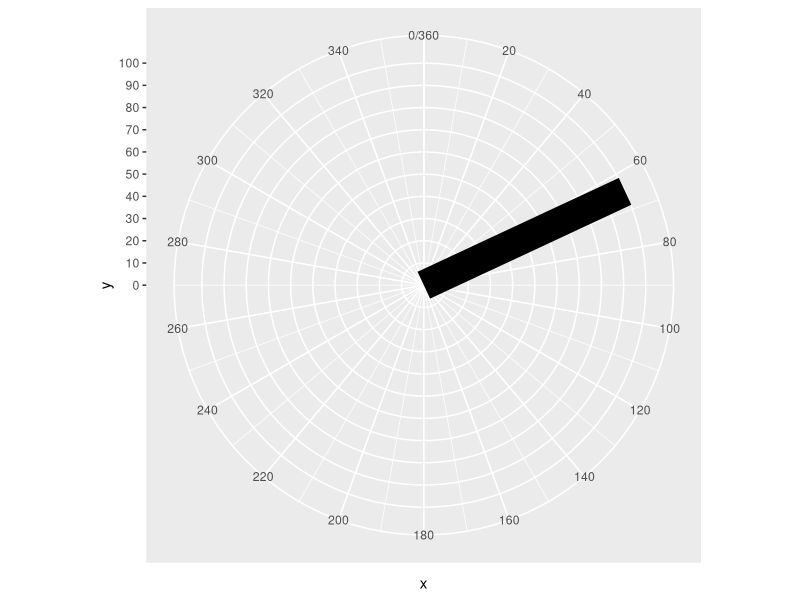
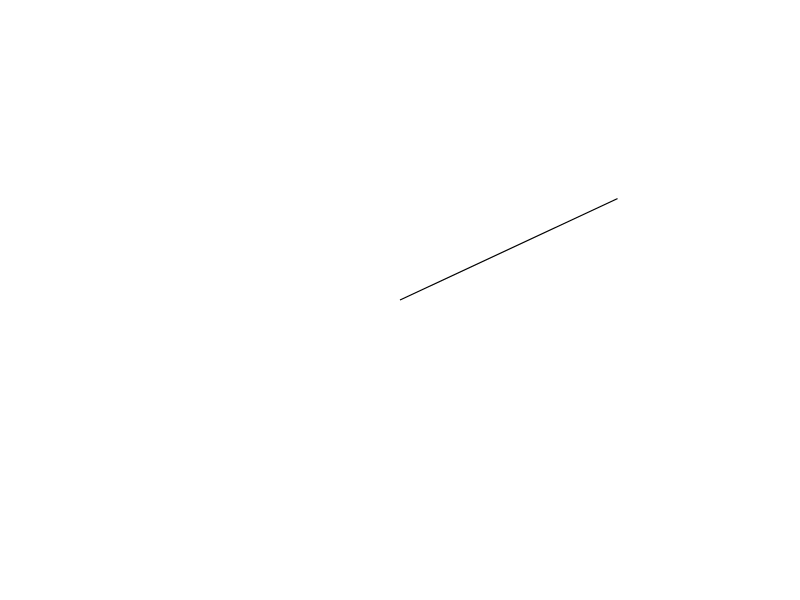
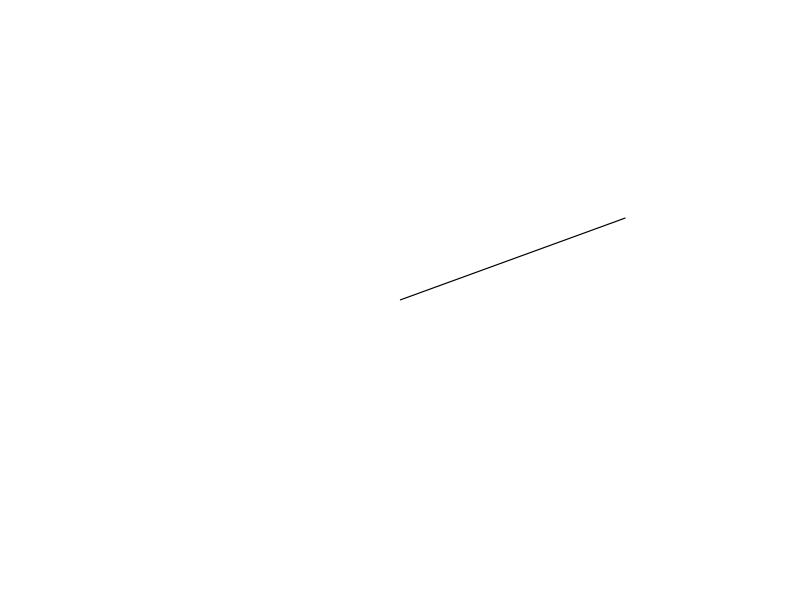
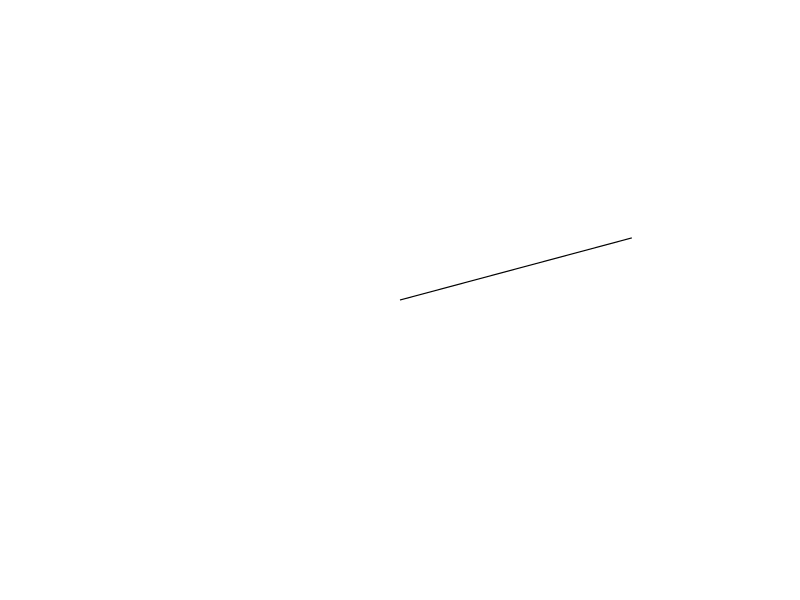
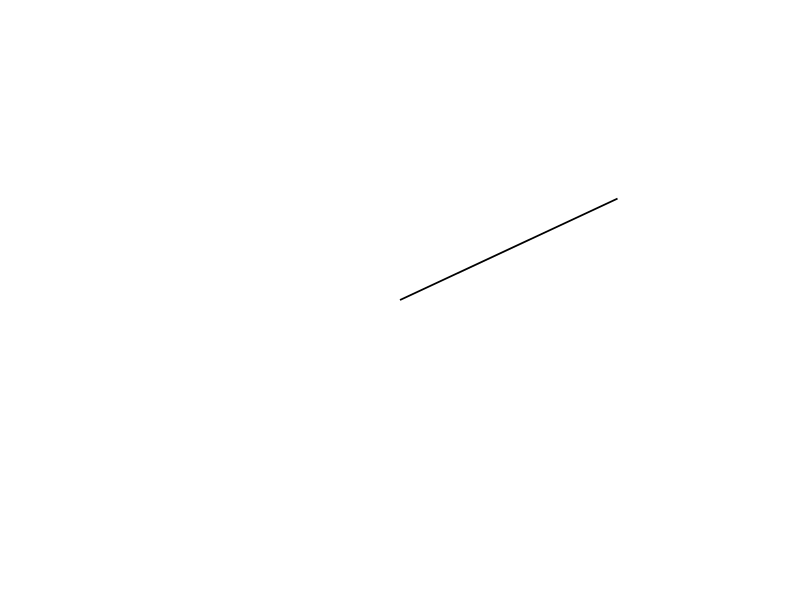
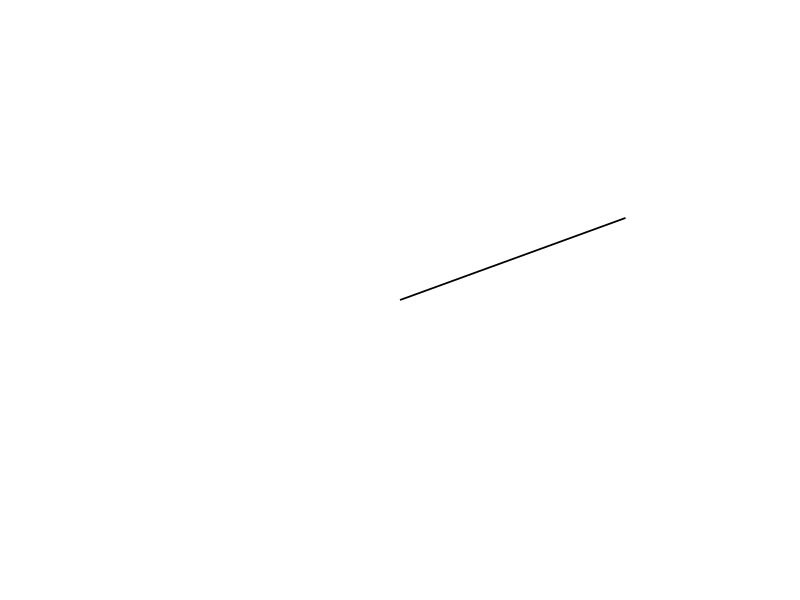
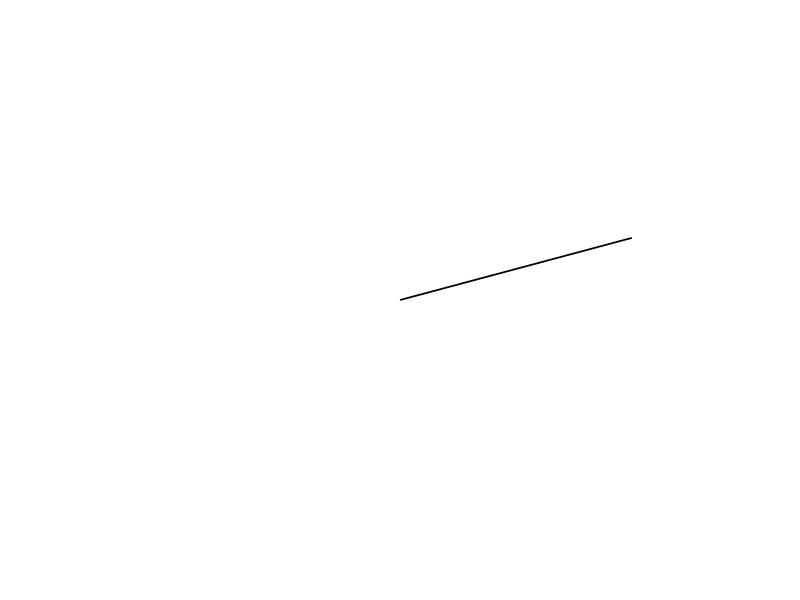
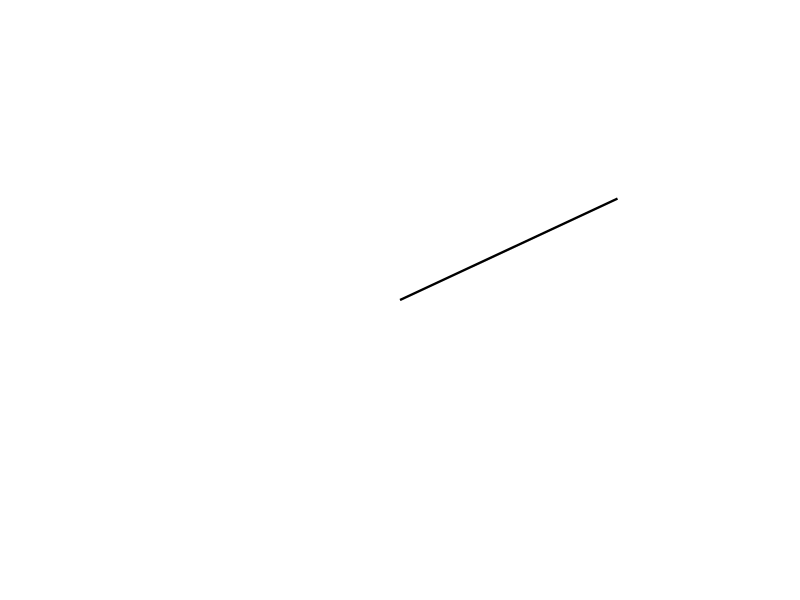

Write R code to recreate these figures, in order. (Note: this script raises an error after producing the figures.)
library(tidyverse)
#install.packages("dplyr")
library(glue)

setwd(dirname(rstudioapi::getActiveDocumentContext()$path))

# coord_radar -------------------------------------------------------------
# See https://stackoverflow.com/questions/42562128/ggplot2-connecting-points-in-polar-coordinates-with-a-straight-line-2
coord_radar <- function (theta = "x", start = 0, direction = 1) {
  theta <- match.arg(theta, c("x", "y"))
  r <- if (theta == "x") "y" else "x"
  ggproto("CordRadar", CoordPolar, theta = theta, r = r, start = start, 
          direction = sign(direction),
          is_linear = function(coord) TRUE)
}

size <- 10
x1 <- 0
x2 <- 65
y1 <- 0
y2 <- 100

ggplot() +
  geom_line(data = data.frame(x = c(x1, x2), y = c(y1, y2)),
            aes(x = x, y = y), size = size) +
  scale_x_continuous(limits = c(0, 360), breaks = seq(0, 360, by = 20)) +
  scale_y_continuous(limits = c(0, 100), breaks = seq(0, 100, by = 10)) +
  coord_radar() #+
  #theme_void()

# Looping the procedure for various sizes and x2 coordinate

#thickness of line (18 level of difficulty)
size_seq <- seq(0.2, 9, by = 0.2)
#coordinates of start point: always in center
x1 <- 0
y1 <- 0
#coordinates of end point: keep the same lenght but with different orientations
x2_seq <- seq(65, 75, by = 5)
y2 <- 100

for (size in size_seq) {
  for (x2 in x2_seq) {
    ggplot() +
      geom_line(data = data.frame(x = c(x1, x2), y = c(y1, y2)),
                aes(x = x, y = y), size = size) +
      scale_x_continuous(limits = c(0, 360)) +
      scale_y_continuous(limits = c(0, 100)) +
      coord_radar() +
      theme_void()
    
    ggsave(filename = glue("{x2}_{size}.png"), path = "figures/", plot = last_plot(),
           width = 500/300, height = 500/300, dpi = 300)
  }
}

# --------------------------- DEPRECATED ------------------------------------
# cartesian coord -----------------------------------------------------------

ggplot() +
  geom_line(data = data.frame(x = c(0,15), y = c(0,15)),
            aes(x = x, y = y))

ggplot() +
  geom_line(data = data.frame(x = c(0,15), y = c(0,15)),
            aes(x = x, y = y), size = 2) +
  theme_void()

ggplot() +
  geom_line(data = data.frame(x = c(20,80), y = c(20,80)),
            aes(x = x, y = y), size = 3) +
  scale_x_continuous(limits = c(0, 100)) +
  scale_y_continuous(limits = c(0, 100)) +
  theme_void()

ggsave(filename = "test.png", plot = last_plot(),
       width = 500/300, height = 500/300, dpi = 300)

size = seq(1, 10, by = 1)

for (size in size) {
  
  ggplot() +
    geom_line(data = data.frame(x = c(20,80), y = c(20,80)),
              aes(x = x, y = y), size = size) +
    scale_x_continuous(limits = c(0, 100)) +
    scale_y_continuous(limits = c(0, 100)) +
    theme_void()
  
  ggsave(filename = glue("20_80_{size}.png"), path = "figures/", plot = last_plot(),
         width = 500/300, height = 500/300, dpi = 300)
}

size <- 2
x1 <- 50
x2 <- 80
y1 <- 50
y2 <- 80

ggplot() +
  geom_line(data = data.frame(x = c(x1, x2), y = c(y1, y2)),
            aes(x = x, y = y), size = size) +
  scale_x_continuous(limits = c(0, 100)) +
  scale_y_continuous(limits = c(0, 100)) +
  theme_void()
